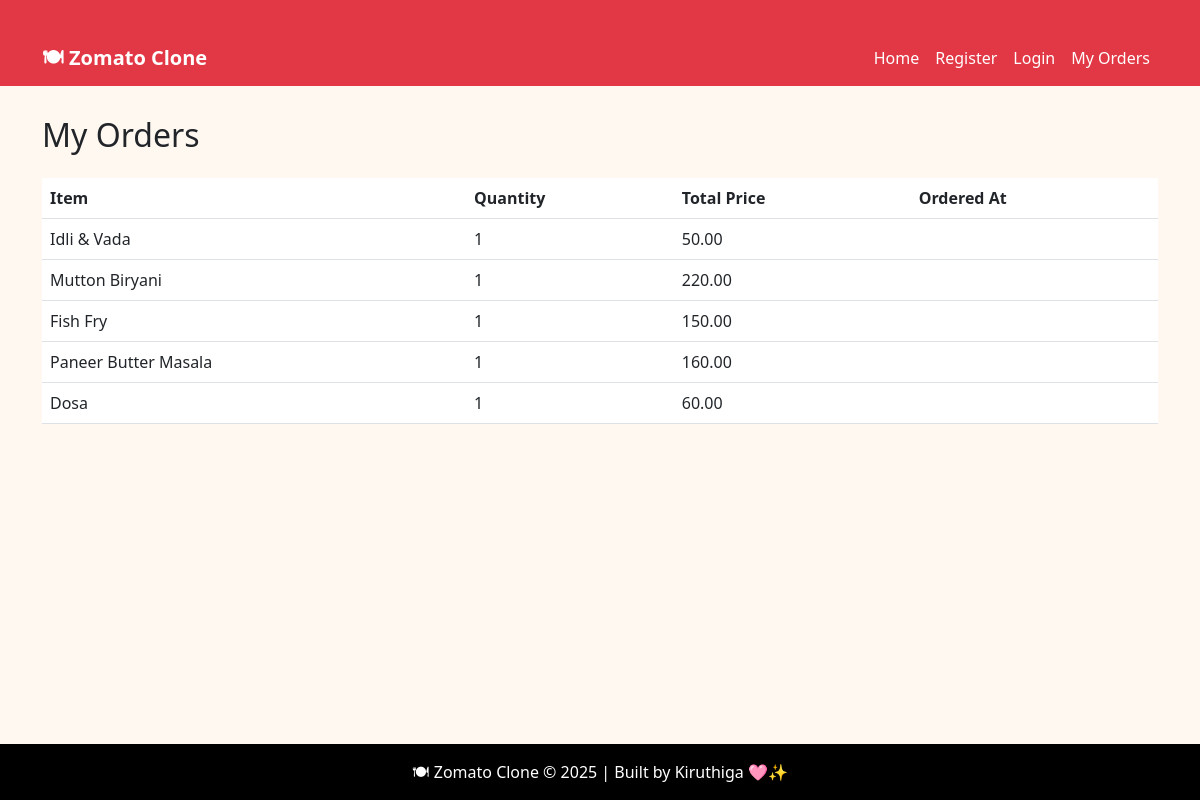
Page /my-orders/ (signed in) on the committed database.
### core/models.py (models this page shows, shortened)
class Order(models.Model):
    STATUS_CHOICES = [
        ('PLACED', 'Placed'),
        ('PREPARING', 'Preparing'),
        ('OUT_FOR_DELIVERY', 'Out for Delivery'),
        ('DELIVERED', 'Delivered'),
    ]
    user = models.ForeignKey(User, on_delete=models.CASCADE)
    menu_item = models.ForeignKey(MenuItem, on_delete=models.CASCADE)
    quantity = models.PositiveIntegerField()
    total_price = models.DecimalField(max_digits=8, decimal_places=2)
    status = models.CharField(max_length=20, choices=STATUS_CHOICES, default='PLACED')
    ordered_at = models.DateTimeField(auto_now_add=True)

class MenuItem(models.Model):
    restaurant = models.ForeignKey(Restaurant, related_name='menu_items', on_delete=models.CASCADE)
    name = models.CharField(max_length=200)
    description = models.TextField()
    price = models.DecimalField(max_digits=6, decimal_places=2)
    is_veg = models.BooleanField(default=True)
    image = models.ImageField(upload_to='menu_images/', blank=True, null=True)

### core/views.py (the view)
# urls.py: path('my-orders/', my_orders, name='my_orders'),
@login_required
def my_orders(request):
    orders = Order.objects.filter(user=request.user)
    return render(request, 'my_orders.html', {'orders': orders})

### core/templates/my_orders.html
{% extends 'base.html' %}
{% block content %}
  <h2 class="mb-4">My Orders</h2>
  {% if orders %}
    <table class="table">
      <thead>
        <tr>
          <th>Item</th>
          <th>Quantity</th>
          <th>Total Price</th>
          <th>Ordered At</th>
        </tr>
      </thead>
      <tbody>
        {% for order in orders %}
          <tr>
            <td>{{ order.menu_item.name }}</td>
            <td>{{ order.quantity }}</td>
            <td>{{ order.total_price }}</td>
            <td>{{ order.created_at }}</td>
          </tr>
        {% endfor %}
      </tbody>
    </table>
  {% else %}
    <p>You have no orders yet.</p>
  {% endif %}
{% endblock %}

### core/static/css/style.css (style rules this page uses)
body { background: #fff8f0; font-family: 'Segoe UI', sans-serif; }

### core/templates/base.html (style rules this page uses)
body { background: #fff8f0; font-family: 'Segoe UI', sans-serif; }

### rows in the picture
Order: menu_item.name "Idli & Vada", quantity "1", total_price "50.00"
Order: menu_item.name "Mutton Biryani", quantity "1", total_price "220.00"
Order: menu_item.name "Fish Fry", quantity "1", total_price "150.00"
Order: menu_item.name "Paneer Butter Masala", quantity "1", total_price "160.00"
Order: menu_item.name "Dosa", quantity "1", total_price "60.00"
